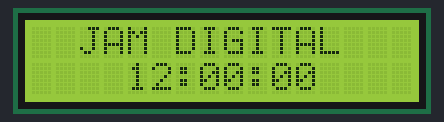
Bench run of a sketch on a simulated ESP32. Parts: 16×2 character LCD.

Above: at 0.1 s.
At 4.2 s:
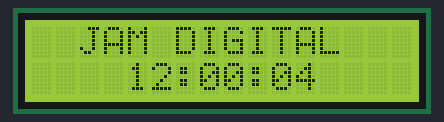
At 9.2 s:
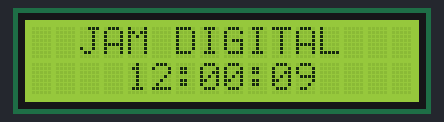
At 19.3 s:
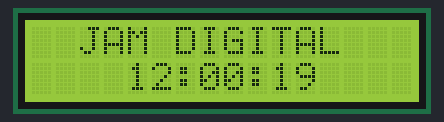
At 28.4 s:
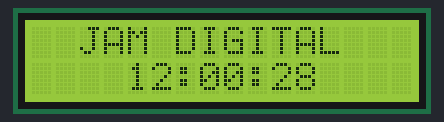
At 38.4 s:
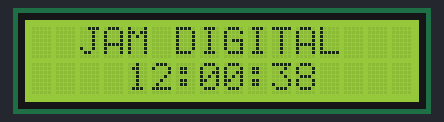

Measured:
- what the display in image 1 shows lasts 1.0 s, from 4.1 s to 5.1 s

The sketch:

sketch.ino
```cpp
#include <LiquidCrystal_I2C.h>

// Inisialisasi LCD dengan alamat I2C 0x27, ukuran 16x2
LiquidCrystal_I2C lcd(0x27, 16, 2);

// Variabel untuk menyimpan waktu (mulai dari jam 12:00:00)
int jam = 12;
int menit = 0;
int detik = 0;

void setup() {
  lcd.init();
  lcd.backlight();

  // Tampilkan label statis di baris pertama
  lcd.setCursor(2, 0);
  lcd.print("JAM DIGITAL");
}

void loop() {
  // Format tampilan waktu agar selalu 2 digit (contoh: 09:05:03)
  lcd.setCursor(4, 1);

  if (jam < 10) lcd.print("0");
  lcd.print(jam);
  lcd.print(":");

  if (menit < 10) lcd.print("0");
  lcd.print(menit);
  lcd.print(":");

  if (detik < 10) lcd.print("0");
  lcd.print(detik);

  // Logika penambahan waktu setiap 1 detik (1000 milidetik)
  delay(1000);
  detik++;

  // Logika pergantian waktu
  if (detik >= 60) {
    detik = 0;
    menit++;
    if (menit >= 60) {
      menit = 0;
      jam++;
      if (jam >= 24) {
        jam = 0; // Kembali ke jam 00 setelah 24 jam
      }
    }
  }
}
```
